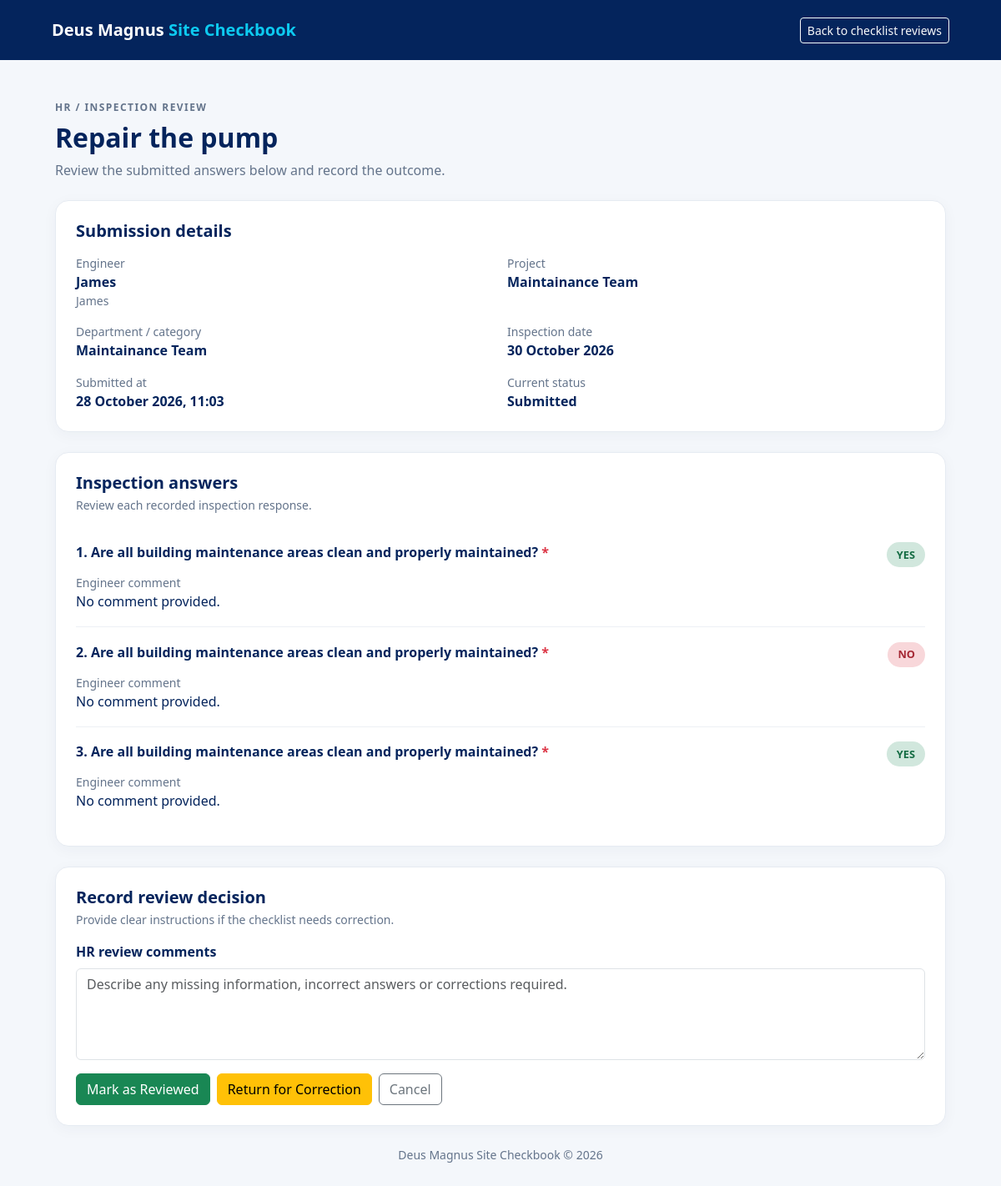
/site-checkbook/checklists/review/6/ (signed in), run on the app's committed database.
### site_checkbook/models.py (models this page shows, shortened)
class ChecklistSubmission(models.Model):
    STATUS_CHOICES = [
        ("submitted", "Submitted"),
        ("reviewed", "Reviewed"),
        ("returned", "Returned for Correction"),
    ]
    checklist = models.ForeignKey(
        Checklist,
        on_delete=models.PROTECT,
        related_name="submissions",
    )
    engineer = models.ForeignKey(
        settings.AUTH_USER_MODEL,
        on_delete=models.PROTECT,
        related_name="checklist_submissions",
    )
    project = models.ForeignKey(
        Project,
        on_delete=models.PROTECT,
        related_name="checklist_submissions",
    )
    inspection_date = models.DateField()
    status = models.CharField(
        max_length=20,
        choices=STATUS_CHOICES,
        default="submitted",
    )
    submitted_at = models.DateTimeField(auto_now_add=True)
    reviewed_at = models.DateTimeField(null=True, blank=True)
    review_comments = models.TextField(blank=True)
    class Meta:
        ordering = ["-submitted_at"]

class Checklist(models.Model):
    department = models.ForeignKey(
        Department,
        on_delete=models.PROTECT,
        related_name="checklists",
    )
    title = models.CharField(max_length=200)
    description = models.TextField(blank=True)
    is_active = models.BooleanField(default=True)
    created_at = models.DateTimeField(auto_now_add=True)
    class Meta:
        ordering = ["department__name", "title"]

class Project(models.Model):
    name = models.CharField(max_length=200)
    project_code = models.CharField(max_length=50, unique=True)
    client = models.CharField(max_length=200, blank=True)
    site_location = models.CharField(max_length=255)
    description = models.TextField(blank=True)
    engineers = models.ManyToManyField(
        settings.AUTH_USER_MODEL,
        related_name="checkbook_projects",
        blank=True,
    )
    is_active = models.BooleanField(default=True)
    created_at = models.DateTimeField(auto_now_add=True)
    class Meta:
        ordering = ["name"]

class Department(models.Model):
    name = models.CharField(max_length=150, unique=True)
    description = models.TextField(blank=True)
    is_active = models.BooleanField(default=True)
    created_at = models.DateTimeField(auto_now_add=True)
    class Meta:
        ordering = ["name"]

class ChecklistResponse(models.Model):
    ANSWER_CHOICES = [
        ("yes", "Yes"),
        ("no", "No"),
        ("na", "N/A"),
    ]
    submission = models.ForeignKey(
        ChecklistSubmission,
        on_delete=models.CASCADE,
        related_name="responses",
    )
    question = models.ForeignKey(
        ChecklistQuestion,
        on_delete=models.PROTECT,
        related_name="responses",
    )
    answer = models.CharField(
        max_length=3,
        choices=ANSWER_CHOICES,
    )
    comments = models.TextField(blank=True)
    class Meta:
        ordering = ["question__order", "id"]
        constraints = [
            models.UniqueConstraint(
                fields=["submission", "question"],
                name="unique_checklist_question_response",
            )
        ]

class ChecklistQuestion(models.Model):
    checklist = models.ForeignKey(
        Checklist,
        on_delete=models.CASCADE,
        related_name="questions",
    )
    question_text = models.CharField(max_length=500)
    is_required = models.BooleanField(default=True)
    order = models.PositiveIntegerField(default=1)
    class Meta:
        ordering = ["order", "id"]

### site_checkbook/views.py (the view)
@login_required
def checklist_review_detail(request, submission_id):
    if not is_hr_reviewer(request.user):
        messages.error(
            request,
            "You do not have permission to review inspection checklists."
        )
        return redirect("site_checkbook:dashboard")
    submission = get_object_or_404(
        ChecklistSubmission.objects.select_related(
            "checklist",
            "engineer",
            "project",
        ),
        pk=submission_id,
    )
    responses = (
        ChecklistResponse.objects
        .filter(submission=submission)
        .select_related("question")
        .order_by("question__order", "question_id")
    )
    context = {
        "submission": submission,
        "responses": responses,
    }
    return render(
        request,
        "site_checkbook/checklist_review_detail.html",
        context,
    )

### site_checkbook/views.py (called while the page is built)
def is_hr_reviewer(user):
    return (
        user.is_authenticated
        and (
            user.is_superuser
            or user.groups.filter(name__in=["HR", "Supervisors"]).exists()
        )
    )

### templates/site_checkbook/checklist_review_detail.html (shortened to what this page needs)
<!DOCTYPE html>
<html lang="en">
<head>
    <link href="https://cdn.jsdelivr.net/npm/bootstrap@5.3.3/dist/css/bootstrap.min.css" rel="stylesheet">
</head>
<body>
<nav class="navbar navbar-dark topbar">
    <div class="container-fluid page-wrap py-2">
        <a class="navbar-brand fw-bold" href="{% url 'site_checkbook:dashboard' %}">Deus Magnus <span class="text-info">Site Checkbook</span></a>
        <a class="btn btn-sm btn-outline-light" href="{% url 'site_checkbook:checklist_review_queue' %}">Back to checklist reviews</a>
    </div>
</nav>
<main class="container page-wrap px-3 py-4 py-lg-5">
    <div class="mb-4">
        <div class="eyebrow mb-2">HR / Inspection Review</div>
        <h1 class="h2 fw-bold mb-2">{{ submission.checklist.title }}</h1>
        <p class="muted mb-0">Review the submitted answers below and record the outcome.</p>
    </div>
    <section class="panel p-3 p-lg-4 mb-4">
        <h2 class="h5 fw-bold mb-3">Submission details</h2>
        <div class="row g-3">
            <div class="col-md-6">
                <div class="small muted">Engineer</div>
                <div class="fw-semibold">{{ submission.engineer.get_full_name|default:submission.engineer.username }}</div>
                <div class="small muted">{{ submission.engineer.username }}</div>
            </div>
            <div class="col-md-6">
                <div class="small muted">Project</div>
                <div class="fw-semibold">{{ submission.project.name }}</div>
            </div>
            <div class="col-md-6">
                <div class="small muted">Department / category</div>
                <div class="fw-semibold">{{ submission.checklist.department.name }}</div>
            </div>
            <div class="col-md-6">
                <div class="small muted">Inspection date</div>
                <div class="fw-semibold">{{ submission.inspection_date|date:"d F Y" }}</div>
            </div>
            <div class="col-md-6">
                <div class="small muted">Submitted at</div>
                <div class="fw-semibold">
                    {% if submission.submitted_at %}
                        {{ submission.submitted_at|date:"d F Y, H:i" }}
                    {% else %}
                        —
                    {% endif %}
                </div>
            </div>
            <div class="col-md-6">
                <div class="small muted">Current status</div>
                <div class="fw-semibold">{{ submission.status|title }}</div>
            </div>
        </div>
    </section>
    <section class="panel p-3 p-lg-4 mb-4">
        <h2 class="h5 fw-bold mb-1">Inspection answers</h2>
        <p class="small muted mb-3">{{ submission.checklist.description|default:"Review each recorded inspection response." }}</p>
        {% for response in responses %}
            <div class="question-row">
                <div class="d-flex flex-wrap justify-content-between gap-3">
                    <div class="fw-semibold">
                        {{ forloop.counter }}. {{ response.question.question_text }}
                        {% if response.question.is_required %}
                            <span class="text-danger" title="Required">*</span>
                        {% endif %}
                    </div>
                    <div>
                        {% if response.answer|lower == "yes" %}
                            <span class="answer-pill answer-yes">{{ response.answer }}</span>
                        {% elif response.answer|lower == "no" %}
                            <span class="answer-pill answer-no">{{ response.answer }}</span>
                        {% elif response.answer|lower == "na" %}
                            <span class="answer-pill answer-na">N/A</span>
                        {% else %}
                            <span class="answer-pill answer-other">{{ response.answer|default:"No answer" }}</span>
                        {% endif %}
                    </div>
                </div>
                <div class="mt-2">
                    <div class="small muted">Engineer comment</div>
                    <div>{{ response.comments|default:"No comment provided."|linebreaksbr }}</div>
                </div>
            </div>
        {% empty %}
            <div class="alert alert-warning mb-0">No saved responses were found for this submission.</div>
        {% endfor %}
    </section>
    <section class="panel p-3 p-lg-4">
        <h2 class="h5 fw-bold mb-1">Record review decision</h2>
        <p class="small muted mb-3">Provide clear instructions if the checklist needs correction.</p>
        <form method="post" action="{% url 'site_checkbook:review_checklist_submission' submission.pk %}">
            <div class="mb-3">
                <label for="review_comments" class="form-label fw-semibold">HR review comments</label>
                <textarea
                    class="form-control"
                    id="review_comments"
                    name="review_comments"
                    rows="4"
                    placeholder="Describe any missing information, incorrect answers or corrections required."
                >{{ submission.review_comments }}</textarea>
            </div>
            <div class="d-flex flex-wrap gap-2">
                <button type="submit" name="action" value="reviewed" class="btn btn-success">
                    Mark as Reviewed
                </button>
                <button type="submit" name="action" value="returned" class="btn btn-warning">
                    Return for Correction
                </button>
                <a href="{% url 'site_checkbook:checklist_review_queue' %}" class="btn btn-outline-secondary">
                    Cancel
                </a>
            </div>
        </form>
    </section>
    <footer class="text-center small muted py-4">
        Deus Magnus Site Checkbook &copy; {% now "Y" %}
    </footer>
</main>
</body>
</html>

### templates/site_checkbook/checklist_review_detail.html (style rules this page uses)
body { background: #f4f7fb; color: #04245c; }
.topbar { background: #04245c; }
.page-wrap { max-width: 1100px; margin: auto; }
.panel { background: #fff; border: 1px solid #e6ebf2; border-radius: 16px; box-shadow: 0 4px 18px rgba(20,43,74,.04); }
.eyebrow { color: #64748b; font-size: .75rem; font-weight: 800; letter-spacing: .12em; text-transform: uppercase; }
.muted { color: #64748b; }
.question-row { padding: 1.1rem 0; border-bottom: 1px solid #edf0f5; }
.question-row:last-child { border-bottom: 0; }
.answer-pill { display: inline-block; border-radius: 50rem; padding: .35rem .75rem; font-size: .8rem; font-weight: 800; text-transform: uppercase; }
.answer-yes { background: #d1e7dd; color: #146c43; }
.answer-no { background: #f8d7da; color: #a52834; }

### data on the page
ChecklistSubmission: checklist "Repair the pump", engineer.get_full_name "James", engineer.username "James", project.name "Maintainance Team", checklist.department.name "Maintainance Team", inspection_date "30 October 2026", submitted_at "28 October 2026, 11:03", status "Submitted", checklist.description "Review each recorded inspection response."
ChecklistResponse: question.question_text "Are all building maintenance areas clean and properly maintained?", answer "YES", comments "No comment provided."
ChecklistResponse: question.question_text "Are all building maintenance areas clean and properly maintained?", answer "NO", comments "No comment provided."
ChecklistResponse: question.question_text "Are all building maintenance areas clean and properly maintained?", answer "YES", comments "No comment provided."
